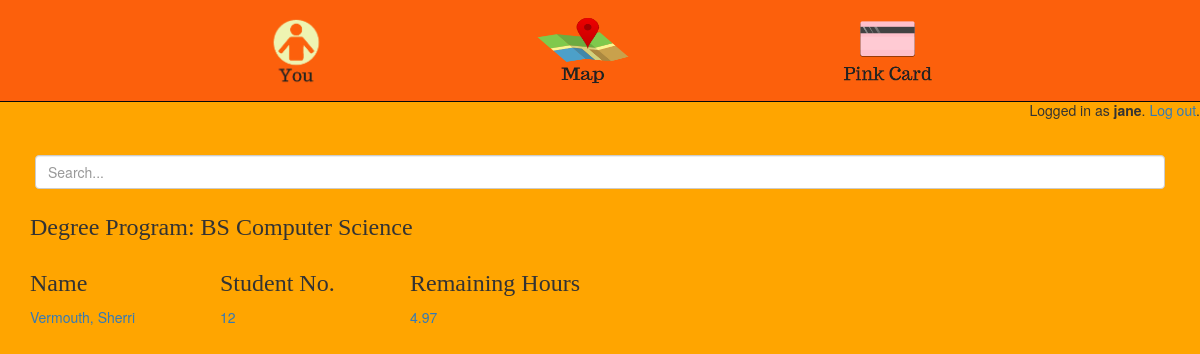
Screenshot of /librarian/deg_prog/5/ (signed in) with the database file from the repository.
### pinkcard/models.py (models this page shows, shortened)
class User(AbstractUser):
	username = models.CharField(max_length=30, unique=True)
	is_student = models.BooleanField(default=False)
	is_librarian = models.BooleanField(default=False)
	USERNAME_FIELD = 'username'

class Student(models.Model):
	user = models.OneToOneField(User, on_delete=models.CASCADE, primary_key=True)
	id_no = models.IntegerField(null=True)
	last_name = models.CharField(max_length = 30, default="Doe")
	first_name = models.CharField(max_length = 30, default="Jane")
	degree_prog = models.ForeignKey(DegreeProg, null=True, blank=True,on_delete=models.CASCADE)
	rem_hours = models.DecimalField(decimal_places=2,max_digits=1000,default=20.0)
	total_elec_usage = models.DecimalField(decimal_places=2,max_digits=1000,default=0)

class DegreeProg(models.Model):
	deg_name = models.CharField(max_length=200, default='Non Major')
	def __str__(self):
		return self.deg_name
	class Meta:
		ordering = ('deg_name',)

### pinkcard/views/librarian.py (the view)
# urls.py: path('deg_prog/<int:pk>/', librarian.DegProgStudentList.as_view(), name="DegProgStudentList"),
class DegProgStudentList(ListView):
	template_name = 'pinkcard/librarian/list_students.html'
	model = Student
	context_object_name = 'students'
	def get_queryset(self):
		self.degree_prog = get_object_or_404(DegreeProg, pk=self.kwargs['pk'])
		return Student.objects.filter( degree_prog = self.degree_prog)

### pinkcard/templates/pinkcard/librarian/list_students.html
{% extends 'base.html' %}
{% block content %}
	<div class="md-form mt-0" id="search-bar">
  		<input class="form-control" type="text" placeholder="Search..." aria-label="Search">
	</div>
	<div>
		<h3>Degree Program: {{ students.0.degree_prog }}</h3>
	</div>
	<div class="row text-left row-no-gutters">
		<div class="col-sm-2"> <h3>Name</h3> </div>
		<div class="col-sm-2"> <h3>Student No.</h3> </div>
		<div class="col-sm-2"> <h3>Remaining Hours</h3> </div>
	</div>
	{% for s in students %}
	<div class="row text-left row-no-gutters" id="row-student">
		<div class="col-sm-2">
			<a href="#">{{ s.last_name }}, {{ s.first_name }}</a>
		</div>
		<div class="col-sm-2">
			<a href="#">{{ s.id_no }}</a>
		</div>
		<div class="col-sm-2">
			<a href="#">{{ s.rem_hours}}</a>
		</div>
	</div>
	{% endfor %}
{% endblock content %}

### templates/base.html (shortened to what this page needs)
{% load static %}
<!doctype html>
<html lang="en">
	<head>
		<link rel="stylesheet" href="https://maxcdn.bootstrapcdn.com/bootstrap/3.4.0/css/bootstrap.min.css">
		<link rel="stylesheet" type="text/css" href="{% static 'css/app.css' %}">
	    {% if user.is_authenticated and user.is_librarian %}
	      <link rel="stylesheet" type="text/css" href="{% static 'css/librarian.css' %}">
	    {% else %}
	      <link rel="stylesheet" type="text/css" href="{% static 'css/students.css' %}">
	    {% endif %}
	</head>
	<body>
		{% if user.is_authenticated and user.is_student %}
		<div>
		<nav class="navbar navbar-inverse navbar-fixed-top">
			<div class="menu-container">
			    <ul class="nav navbar-nav">
			    	<li><a id="navbar-brand" href="{% url 'students:detail' %}"><img src="/static/img/you.png" id="you" width="73" height="73"></a></li>
			    	<li><a id="navbar-brand" href="{% url 'students:map' %}"><img src="/static/img/map.png" id="map" width="100" height="70"></a></li>
			    	<li><a id="navbar-brand" href="{% url 'students:transfer' %}"><img src="/static/img/pinkcard.png" id="pinkcard" width="105" height="70"></a></li>
			    </ul>
			</div>
		</nav>
		</div>
		{% endif %}
		<br>
		<br>
		<br>
		<br>
		<br>
		<div class="col-6 text-right">
            {% if user.is_authenticated %}
            	<p class="pt-3">Logged in as <strong>{{ user.username }}</strong>. <a href="{% url 'logout' %}">Log out</a>.</p>
           	{% else %}
            	<a href="{% url 'login' %}" class="btn btn-light" role="button">Log in</a>
            	<a href="{% url 'signup' %}" class="btn btn-primary" role="button">Sign up</a>
          	{% endif %}
       	</div>
		<div class="container">
			<div class="content">
				{% block content %}
				{% endblock %}
			</div>
		</div>
	</body>
</html>

### static/css/app.css (style rules this page uses)
.navbar { background-color: #fc600c; }
.menu-container { position: relative; margin: 0 auto; margin-top: 0px; margin-top: -5px; max-width: 980px; padding: 0 50px; }
#navbar-brand { padding: 14px 100px; }
.nav.navbar-nav li a { color: black; font-family: OswaldRegular; }
#search-bar { padding: 5px; margin-top: 20px; }
h3 { font-family: OswaldRegular; }
a { text-decoration: none; }
li { color: black; }

### static/css/students.css (style rules this page uses)
body { background-color: orange; }

### rows the page displays
User: username "jane"
Student: degree_prog.deg_name "BS Computer Science", last_name "Vermouth", first_name "Sherri", id_no "12", rem_hours "4.97"
